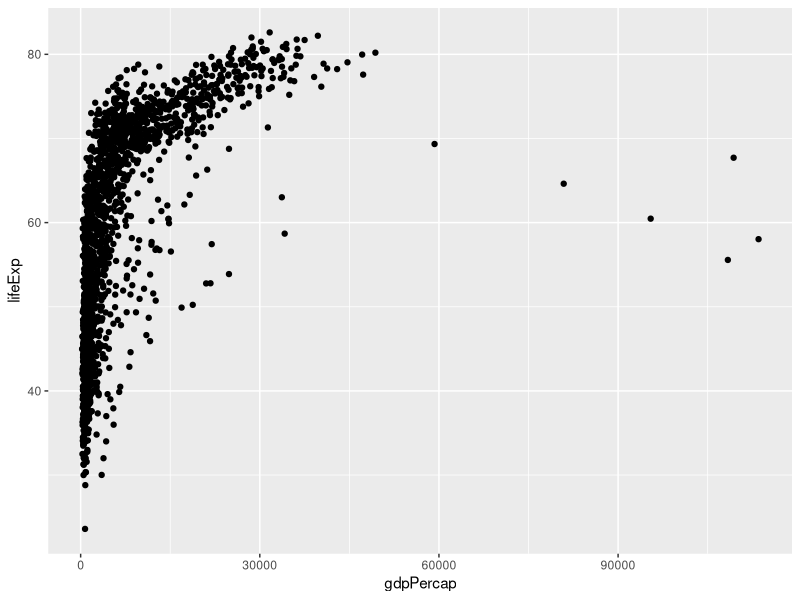
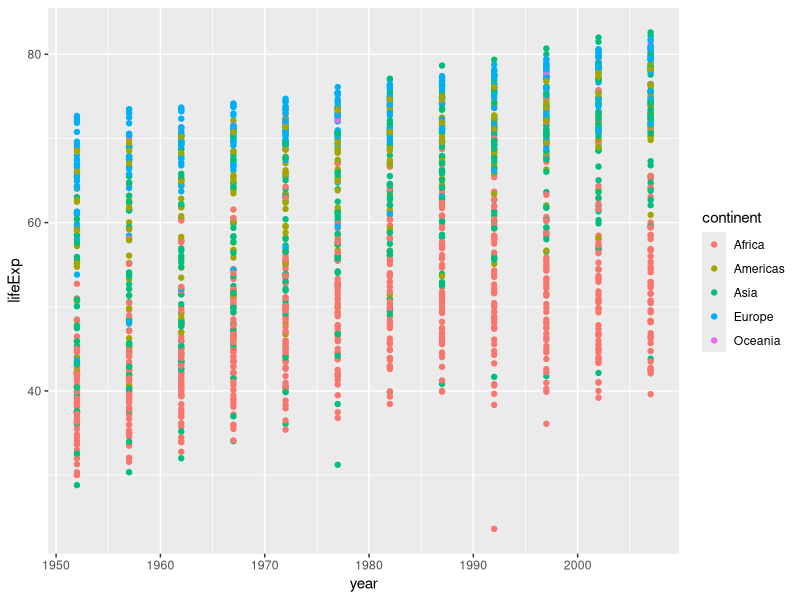
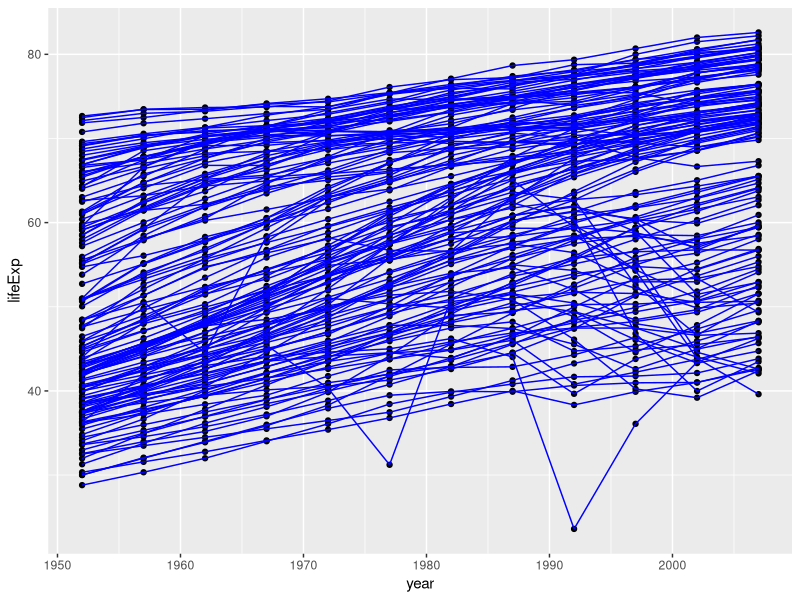
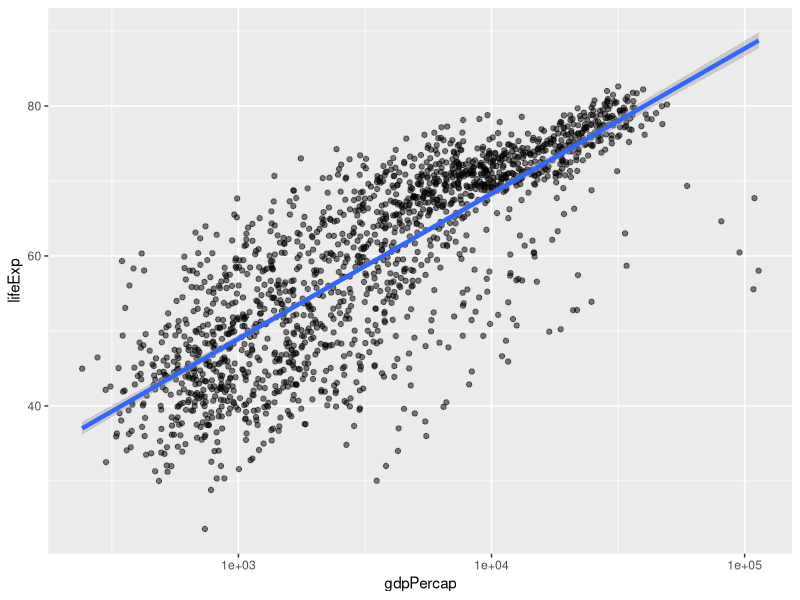
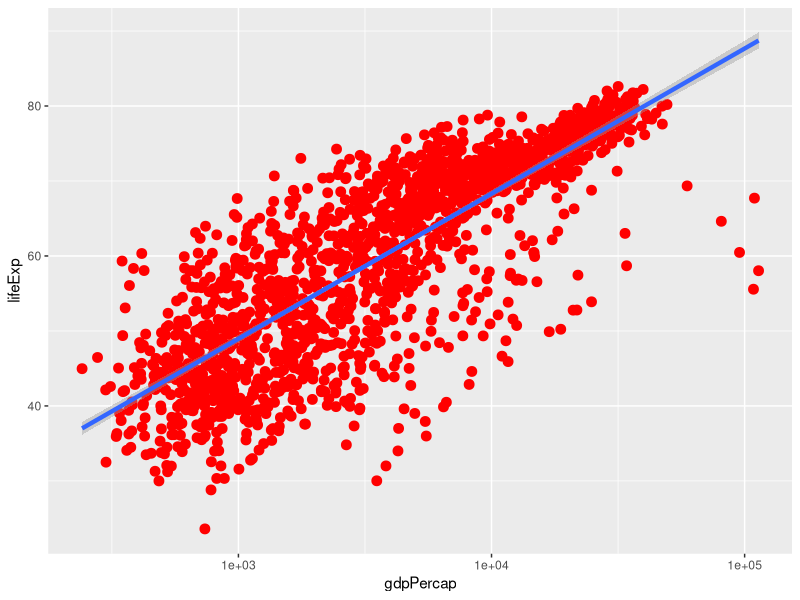
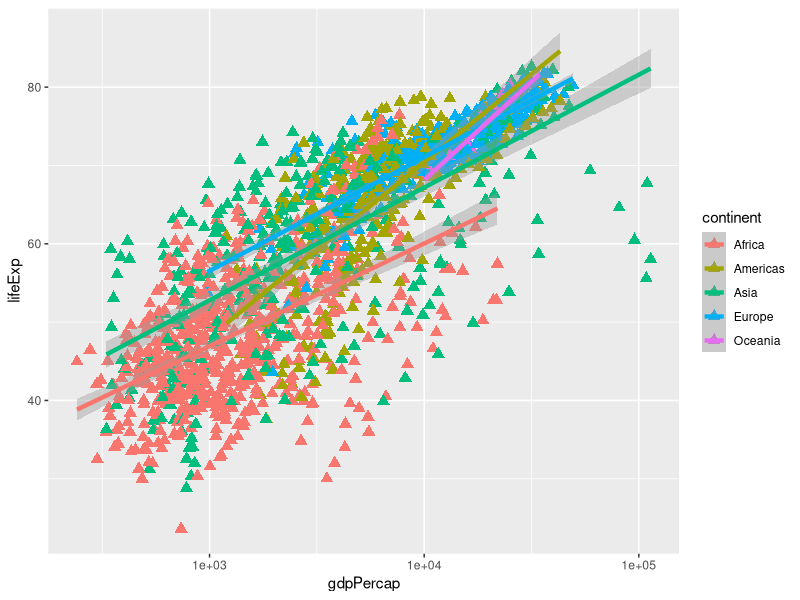
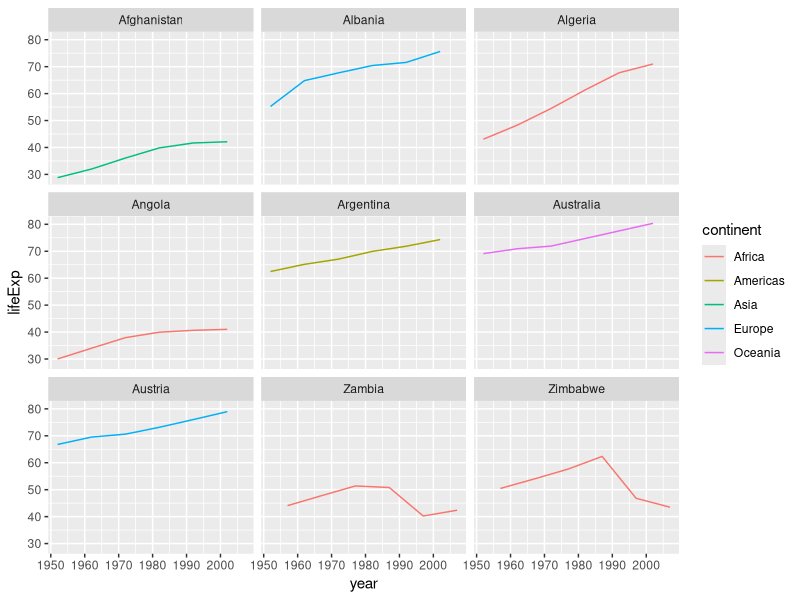
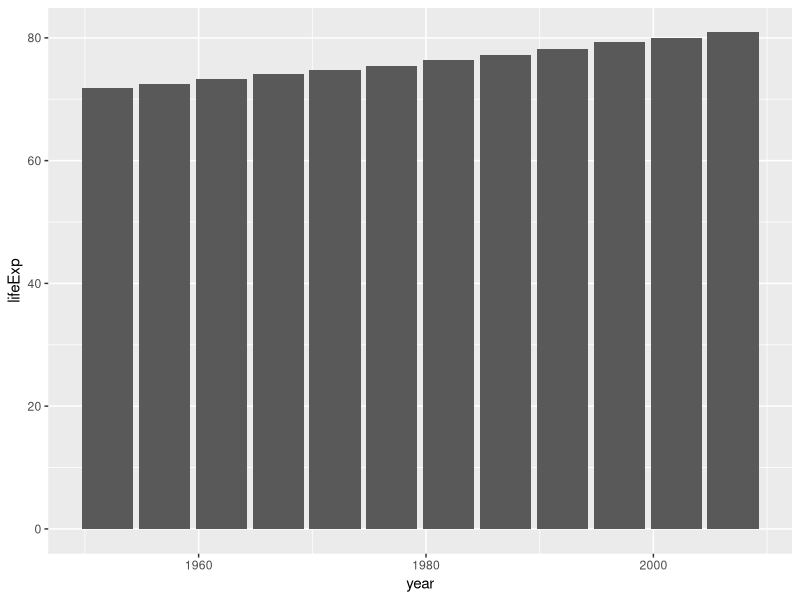

These figures' R source, in order:
library(ggplot2)

gapminder<-read.table("gapminder.txt",header=TRUE)

head(gapminder)

ggplot(data = gapminder, aes(x = gdpPercap, y = lifeExp)) +
  geom_point()

ggplot(data=gapminder,aes(x=year,y=lifeExp,color=continent)) + geom_point()

ggplot(data=gapminder,aes(x=year,y=lifeExp,by=country)) + geom_point() +
  geom_line(color="blue") 

ggplot(data = gapminder, aes(x = gdpPercap, y = lifeExp)) + geom_point(alpha=0.5) +
  scale_x_log10() +
  geom_smooth(method = "lm", size=1.5)

ggplot(data = gapminder, aes(x = gdpPercap, y = lifeExp)) +
  geom_point(size=3, color="red") + scale_x_log10() +
  geom_smooth(method="lm", size=1.5)

ggplot(data = gapminder, aes(x = gdpPercap, y = lifeExp, color = continent)) +
  geom_point(size=3, shape=17) + scale_x_log10() +
  geom_smooth(method="lm", size=1.5)

az_row <- startsWith(as.vector(gapminder$country),c('A','Z'))
az_countries <- gapminder[az_row,]

ggplot(data = az_countries, aes(x=year, y=lifeExp,color=continent)) + geom_line() + facet_wrap(~country)

lifeExp_plot <- ggplot(data = az_countries, aes(x = year, y = lifeExp, color=continent)) +
  geom_line() + facet_wrap( ~ country) +
  labs(
    x = "Year",              # x axis title
    y = "Life expectancy",   # y axis title
    title = "Figure 1",      # main title of figure
    color = "Continent"      # title of legend
  ) +
  theme(axis.text.x=element_text(angle=45), axis.ticks.x=element_blank())

ggsave(filename="lifeExp.png",plot=lifeExp_plot)

ggplot(data = gapminder[gapminder$country=="Sweden",], aes(x=year, y=lifeExp)) +
  geom_bar(stat="identity")


e_rows=startsWith(as.vector(gapminder$country), c('E') )
e_countries <- gapminder[e_rows, ]
ggplot(data = e_countries, aes(x = year, y = pop/1000000, fill=continent)) +
  geom_bar(stat="identity") + facet_wrap( ~ country) +
  labs(
    x = "Year",                     # x axis title
    y = "Population (Million)",     # y axis title
    title = "Figure 1",             # main title of figure
    fill = "Continent"              # title of legend
  ) +
  theme(axis.text.x=element_text(angle=45), axis.ticks.x=element_blank()) +
  theme_bw()













